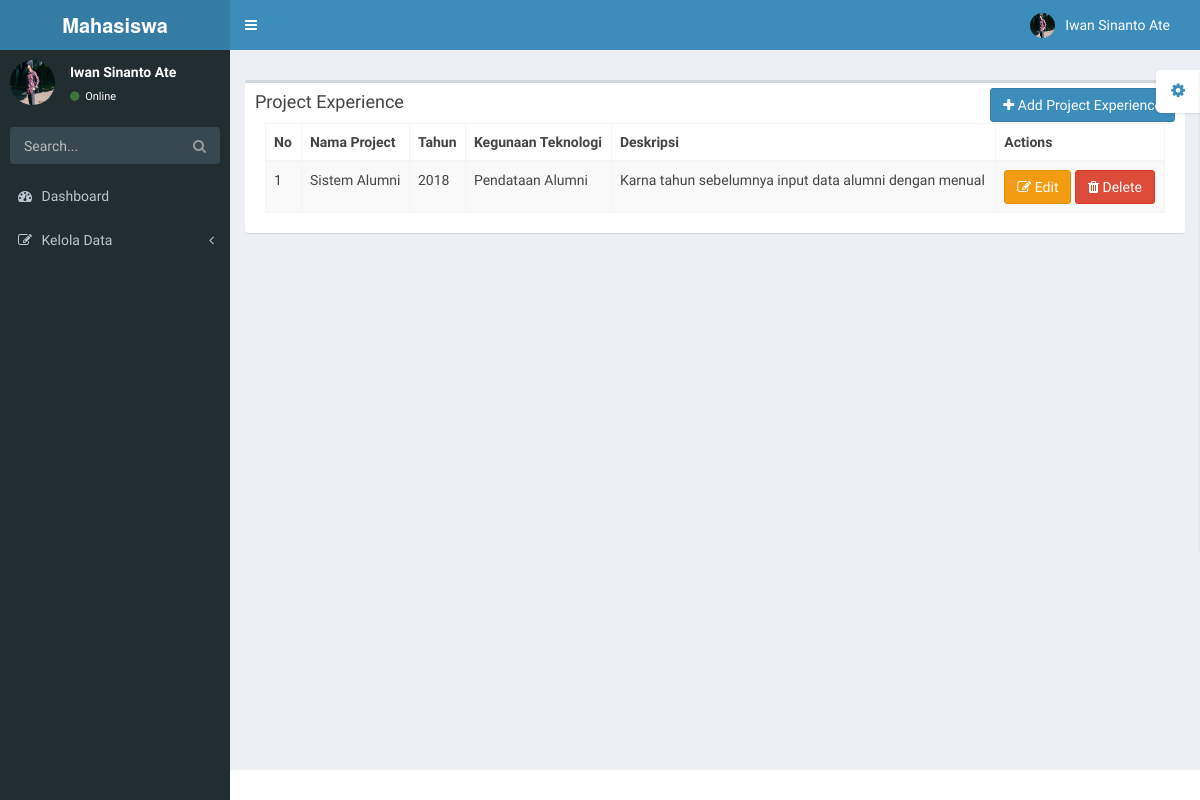
Screenshot of /pages/kelola-data/project-experience.php (signed in) with the database file from the repository.
### tables this page shows
CREATE TABLE `project_experience` (
  `id_project_experience` int(5) NOT NULL,
  `nama_project` varchar(30) NOT NULL,
  `tahun` varchar(10) NOT NULL,
  `tools_teknologi` varchar(50) NOT NULL,
  `deskripsi` text NOT NULL,
  `id_user` int(11) NOT NULL
);

### config/database.php (called while the page is built, shortened)
<?php
	$database 	= "mhs";
?>

### config/kelola-data/project_experience.php (called while the page is built, shortened)
<?php
	class project_experience {
		var $table	= "project_experience";
		function search_by_field ($field, $param) {
			$data = mysqli_query($connection, "SELECT * FROM " . $this->table . " WHERE $field='$param'");
			while($d = mysqli_fetch_array($data)) $result[] = $d;
			return $result;
		}
	}
?>

### pages/kelola-data/project-experience.php (the view, shortened to what this page needs)
<?php include '../static/top.php';
include '../../config/kelola-data/project_experience.php';
        $db     = new project_experience();
          $table    = 'project_experience';?>
    <section class="content">
      <div class="row">
        <div class="col-xs-12">
          <div class="box">
            <div class="box-header">
              <h3 class="box-title">Project Experience</h3>
              <div class="pull-right box-tools">
                <button class="btn btn-primary btn-md" data-toggle="modal" data-target="#modalAdd"><i class="fa fa-plus"> </i> Add Project Experience</button>
            </div>
            <div class="box-body">
              <table class="table table-bordered table-striped">
                <thead>
                  <tr>
                    <th>No</th>
                    <th>Nama Project</th>
                    <th>Tahun</th>
                    <th>Kegunaan Teknologi</th>
                    <th>Deskripsi</th>
                    <th>Actions</th>
                  </tr>
                </thead>
                <tbody>
                    <?php
                        $no = 1;
                        if($db->search_by_field('id_user' , $_SESSION['user']) != null) {
                            foreach($db->search_by_field('id_user' , $_SESSION['user']) as $show) {
                    ?>
                      <tr>
                        <td width="4%"><?php echo $no++; ?></td>
                        <td><?php echo $show['nama_project']; ?></td>
                        <td><?php echo $show['tahun']; ?></td>
                        <td><?php echo $show['tools_teknologi']; ?></td>
                         <td><?php echo $show['deskripsi']; ?></td>
                        <td>
                            <a href="#editProject" class="btn  btn-warning btn-md" data-toggle="modal" data-target="#modalEdit-<?php echo $show['id_project_experience']; ?>"><i class="fa fa-edit" data-toggle="tooltip" title="Edit"></i> Edit</a>
                            <a href="#deleteProject" class="btn  btn-danger btn-md" data-toggle="modal" data-target="#modalDelete-<?php echo $show['id_project_experience']; ?>"><i class="fa fa-trash" data-toggle="tooltip" title="Delete"></i> Delete</a>
                        </td>
                      </tr>
                              <?php
                                      }
                                  }
                              ?>
                    </tbody>
              </table>
            </div>
          </div>
        </div>
      </div>
    </section>
<?php include '../static/bot.php'; ?>

### rows the page displays
project_experience: nama_project "Sistem Alumni", tahun "2018", tools_teknologi "Pendataan Alumni", deskripsi "Karna tahun sebelumnya input data alumni dengan menual"

### other values shown
$_SESSION['nama'] "Iwan Sinanto Ate"
